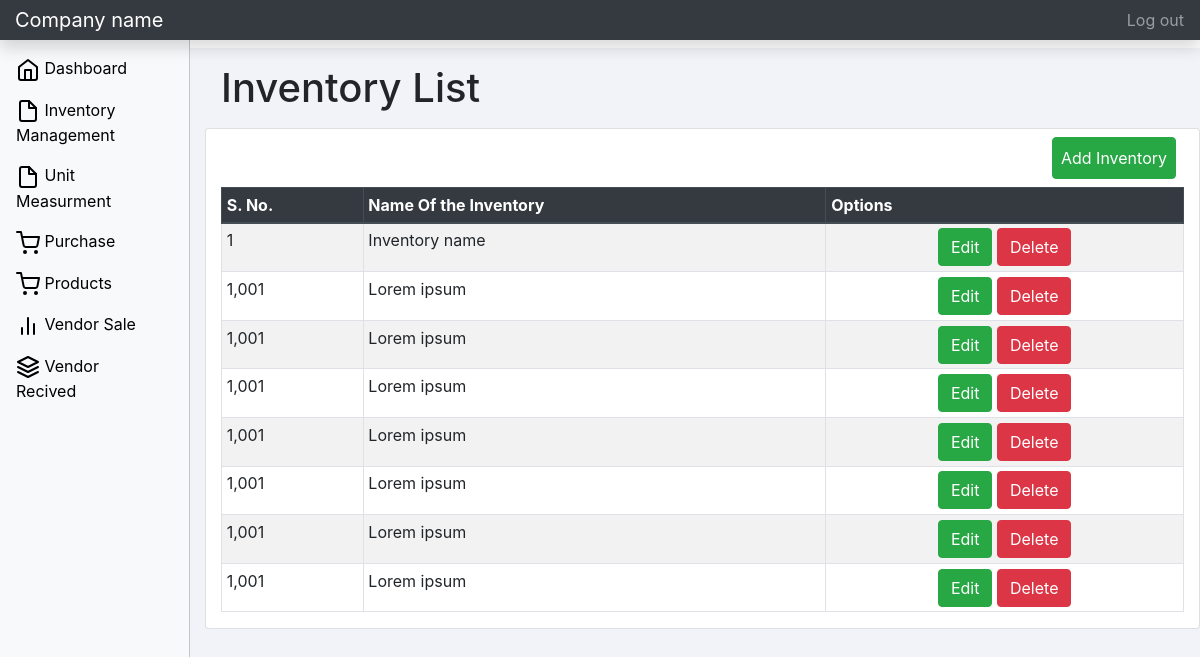
The app's page /inventory/ (signed in), older data.
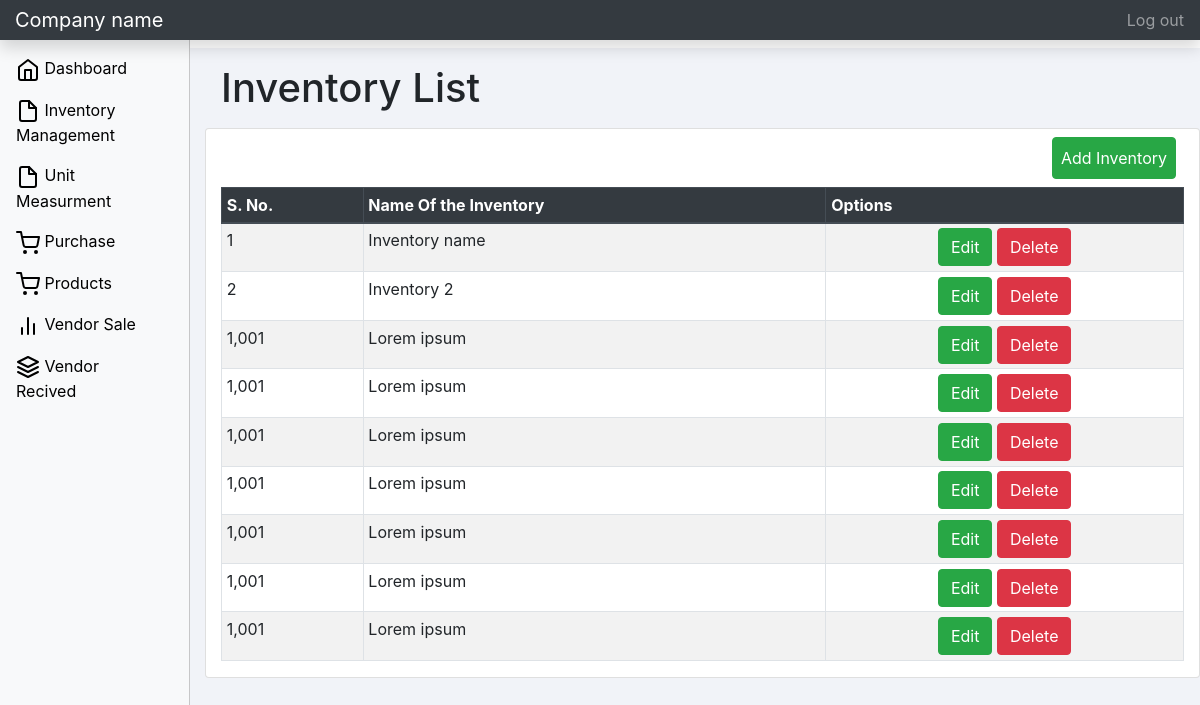
The same page, newer data.
### app/models.py (models this page shows)
class Inventory(db.Model):
    id = db.Column(db.Integer, primary_key = True)
    name = db.Column(db.String(20), unique = True, nullable = False)
    company_id = db.Column(db.Integer, db.ForeignKey('company.id'), nullable=False)

### app/inventory/routes.py (the view)
@inv.route('/', methods = ['GET','POST'])
def home():
    form = InventoryForm()
    items = Inventory.query.filter_by(company_id = current_user.id)
    if form.validate_on_submit():
        item = Inventory(name = form.name.data, company_id = current_user.id)
        db.session.add(item)
        db.session.commit()
        return redirect(url_for('inv.home'))
    return render_template('inventory.html',items=items, form=form)

### app/models.py (called while the page is built)
@login_manager.user_loader
def load_user(id):
    return Company.query.get(int(id))

### app/inventory/templates/inventory.html (shortened to what this page needs)
{% from 'macros/forms.html' import render_field %}
{% extends 'layout.html' %}
{% block body %}
          <h1 class="m-2 p-2">Inventory List</h1>
          <div class="container card">
			<button type="button" class="ml-auto btn btn-success p-2 m-2" data-toggle="modal" data-target="#staticBackdrop">
			Add Inventory
			</button>
              <table class="table table-striped table-sm table-bordered">
				<thead class="thead-dark">
					<tr>
					<th>S. No.</th>
					<th>Name Of the Inventory</th>
					<th>Options</th>
					</tr>
				</thead>
				<tbody>
                    {% for item in items %}
					<tr>
                    <td>{{ loop.index }}</td>
                    <td>{{ item.name}}</td>
					<td class="text-center">
                    <a href="{{ url_for('inv.edit', id=item.id) }}" class="btn btn-success">Edit</a>
					<a href="{{ url_for('inv.delete', id=item.id) }}" class="btn btn-danger">Delete</a>
					</td>
					</tr>
                    {% endfor %}
					<tr>
					<td contenteditable="true">1,001</td>
					<td contenteditable="true">Lorem ipsum</td>
					<td class="text-center">
					<a href="" class="btn btn-success">Edit</a>
					<a href="" class="btn btn-danger">Delete</a>
					</td>
					</tr>
					<tr>
					<td contenteditable="true">1,001</td>
					<td contenteditable="true">Lorem ipsum</td>
					<td class="text-center">
					<a href="" class="btn btn-success">Edit</a>
					<a href="" class="btn btn-danger">Delete</a>
					</td>
					</tr>
					<tr>
					<td contenteditable="true">1,001</td>
					<td contenteditable="true">Lorem ipsum</td>
					<td class="text-center">
					<a href="" class="btn btn-success">Edit</a>
					<a href="" class="btn btn-danger">Delete</a>
					</td>
					</tr>
					<tr>
					<td>1,001</td>
					<td>Lorem ipsum</td>
					<td class="text-center">
					<a href="" class="btn btn-success">Edit</a>
					<a href="" class="btn btn-danger">Delete</a>
					</td>
					</tr>
					<tr>
					<td>1,001</td>
					<td>Lorem ipsum</td>
					<td class="text-center">
					<a href="" class="btn btn-success">Edit</a>
					<a href="" class="btn btn-danger">Delete</a>
					</td>
					</tr>
					<tr>
					<td>1,001</td>
					<td>Lorem ipsum</td>
					<td class="text-center">
					<a href="" class="btn btn-success">Edit</a>
					<a href="" class="btn btn-danger">Delete</a>
					</td>
					</tr>
					<tr>
					<td>1,001</td>
					<td>Lorem ipsum</td>
					<td class="text-center">
					<a href="" class="btn btn-success">Edit</a>
					<a href="" class="btn btn-danger">Delete</a>
					</td>
					</tr>
				</tbody>
                </table>
			</div>
{% endblock body %}

Row changes from the older to the newer data that the page shows:
added Inventory: name "Inventory 2"
